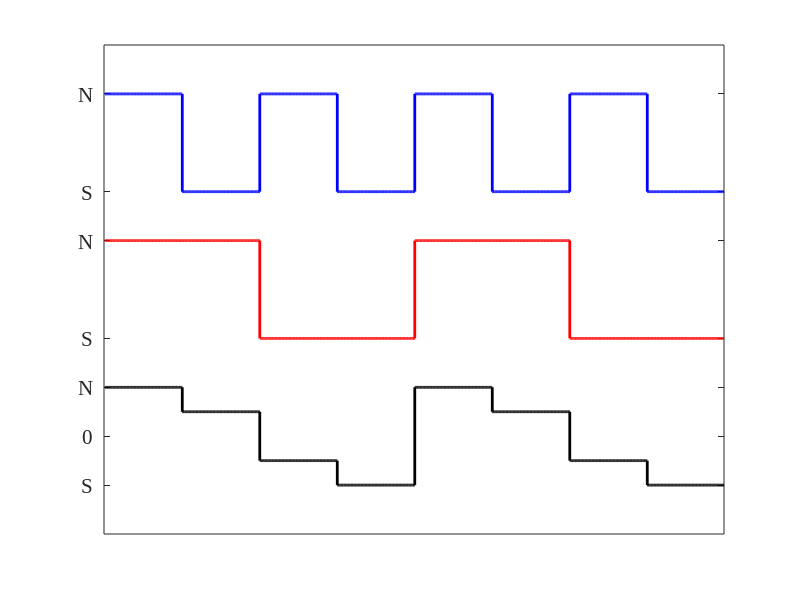
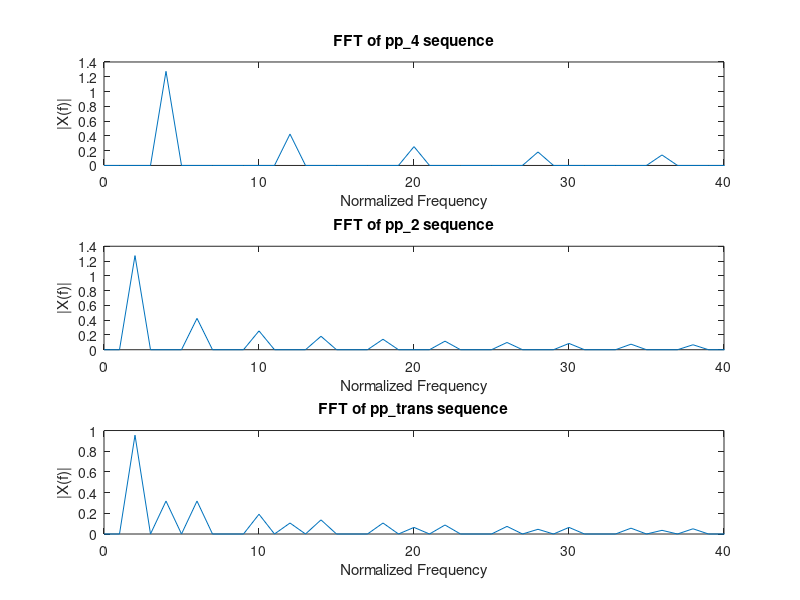

The MATLAB script that drew these images, in order:
pp_4= [1 -1 1 -1 1 -1 1 -1];

pp_2= [1  1 -1 -1 1 1 -1 -1];

pp_trans= [1  0 0 -1 1 0 0 -1];
k=0.5;
pp_trans= [1  k -1*k -1 1 k -1*k -1];



pp_4= repelem(pp_4, 100);
pp_2= repelem(pp_2, 100);
pp_trans= repelem(pp_trans, 100);

%%
figure1 = figure;

% Create axes
axes1 = axes('Parent',figure1);
hold(axes1,'on');

% Create multiple stair objects using matrix input to stairs
stairs1 = stairs(pp_4,'LineWidth',2);
stairs2 = stairs(pp_2-3,'LineWidth',2);
stairs3= stairs(pp_trans-6,'LineWidth',2);

set(stairs1,'Color',[0 0 1]);
set(stairs2,'Color',[1 0 0]);
set(stairs3,'Color',[0 0 0]);

% The following line demonstrates an alternative way to create a data tip.
% datatip(stairs1(1),7,1);
% Create datatip

box(axes1,'on');
hold(axes1,'off');
% Set the remaining axes properties
set(axes1,'FontName','Times New Roman','FontSize',15,'XTick',zeros(1,0),...
    'YTick',[-7 -6 -5 -4 -2 -1 1],'YTickLabel',{'{S}','{0}','{N}','{S}','{N}','{S}','{N}'});
%%


L = length(pp_4);

fft_pp4 = fft(pp_4);
P2 = abs(fft_pp4/L);
P1 = P2(1:L/2+1);
P1(2:end-1) = 2*P1(2:end-1);
fft_pp4=P1;


fft_pp2 = fft(pp_2);
P2 = abs(fft_pp2/L);
P1 = P2(1:L/2+1);
P1(2:end-1) = 2*P1(2:end-1);
fft_pp2=P1;

fft_pptrans = fft(pp_trans);
P2 = abs(fft_pptrans/L);
P1 = P2(1:L/2+1);
P1(2:end-1) = 2*P1(2:end-1);
fft_pptrans=P1;



% Frequency axis
f = (0:(L)/2);  % normalized frequency


% Plot FFT magnitude
figure;
subplot(3,1,1);
plot(f, fft_pp4);
title('FFT of pp\_4 sequence');
xlabel('Normalized Frequency');
ylabel('|X(f)|');
xlim([0 40])

subplot(3,1,2);
plot(f, fft_pp2);
title('FFT of pp\_2 sequence');
xlabel('Normalized Frequency');
ylabel('|X(f)|');
xlim([0 40])

subplot(3,1,3);
plot(f, fft_pptrans);
title('FFT of pp\_trans sequence');
xlabel('Normalized Frequency');
ylabel('|X(f)|');
xlim([0 40])
